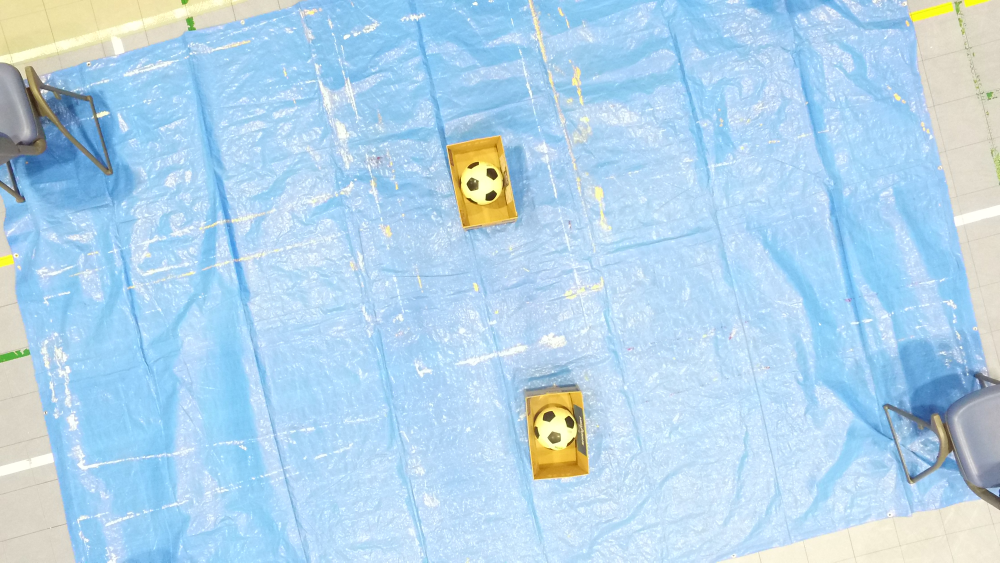
//> input picture bangCV/bangCV/origin.png, 4000 x 2250 px (shown at 1/4 size)
$ ./Source   (built with g++ and OpenCV 4)
//> lines starting //> are read from the running program, lines starting //| are printed output that depends on the picture; after the words box and inside, x2 and y2 are one past the last pixel; in counts of white or black regions, pixels touching at a corner belong together
#include <opencv2/opencv.hpp>
#include <iostream> //追加
#include <vector> //追加

cv::Mat colorExtraction(cv::Mat* src, cv::Mat* dst,
	int code,
	int ch1Lower, int ch1Upper,
	int ch2Lower, int ch2Upper,
	int ch3Lower, int ch3Upper
);

int main() {
	using namespace cv;
	using namespace std; //追加
	int CornCounter = 0;
	Mat input;
	input = imread("origin.png", IMREAD_UNCHANGED);
//> input is the input picture: 2250 rows x 4000 cols, CV_8UC3; mean B, G, R 235.2, 212.6, 178.8
	Mat gray;
	cvtColor(input, gray, CV_BGR2GRAY);
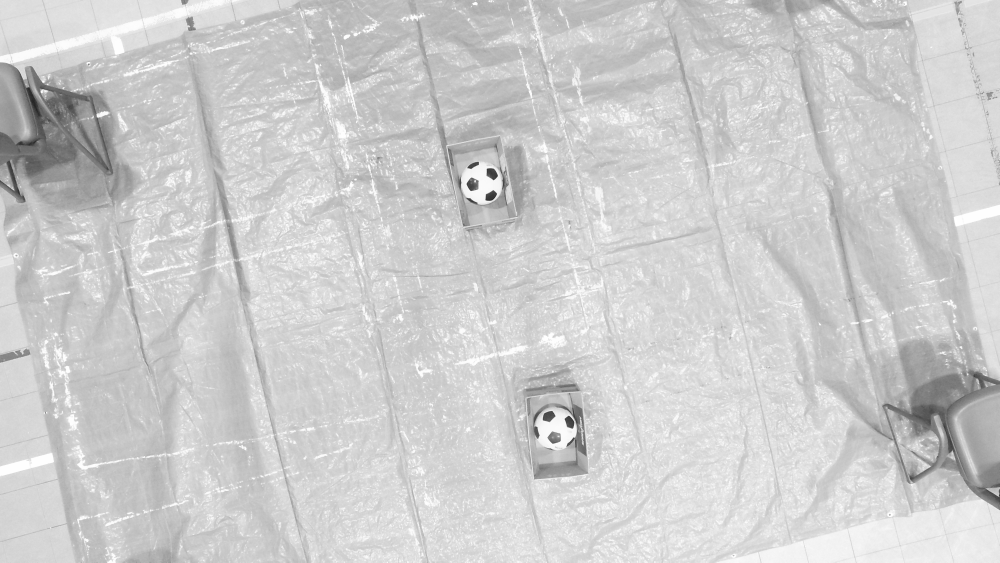
//> gray: 2250 rows x 4000 cols, CV_8UC1 (shown at 1/4 size); min 18, max 255, mean 205
	Mat bin;
	//二値化はしているが使用していない by kamada
	threshold(gray, bin, 0, 255, THRESH_BINARY | THRESH_OTSU);
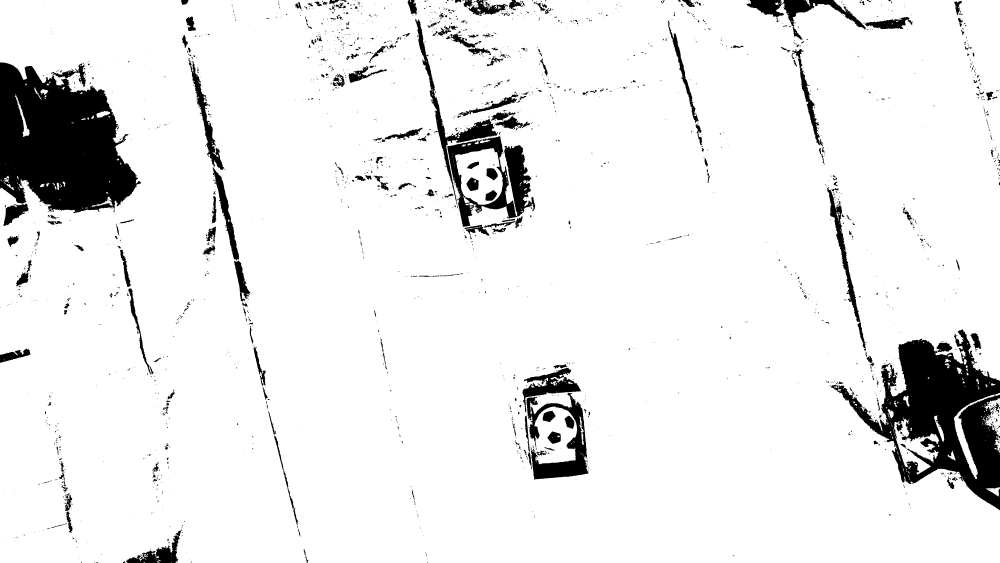
//> bin: 2250 rows x 4000 cols, CV_8UC1 (shown at 1/4 size); 91.7% white; 2873 black regions (2301 under 20 px), largest, box (x1, y1, x2, y2) and area: (0, 249, 565, 853) 233545, (3323, 1318, 4000, 2041) 195500, (1788, 545, 2141, 907) 43360
	bin = ~bin;
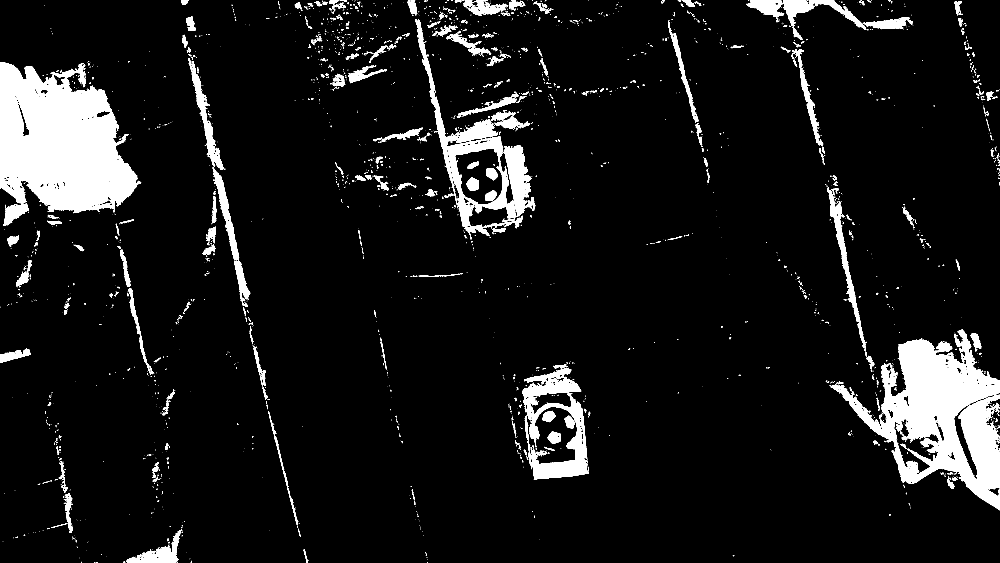
//> bin: 2250 rows x 4000 cols, CV_8UC1 (shown at 1/4 size); 8.3% white; 2873 white regions (2301 under 20 px), largest, box (x1, y1, x2, y2) and area: (0, 249, 565, 853) 233545, (3323, 1318, 4000, 2041) 195500, (1788, 545, 2141, 907) 43360
	//resize(bin, bin, cv::Size(), 0.2, 0.2);
	//resize(input, input, cv::Size(),0.5 , 0.5);
	//imshow("before", input);
	Mat hsv;
	cvtColor(input,hsv,CV_BGR2HSV);
//> hsv: 2250 rows x 4000 cols, CV_8UC3; mean H, S, V 93.1, 71.6, 240.7
	resize(hsv, hsv, cv::Size(), 0.3, 0.3);
//> hsv: 675 rows x 1200 cols, CV_8UC3; mean H, S, V 93.1, 71.5, 240.7
	//imshow("HSV", hsv);
	Mat extract;
	Mat extract2;
	extract2 = colorExtraction(&input,&extract,CV_BGR2HSV, 0,30, 0, 255,0, 255);
//> in colorExtraction, `cv::LUT(colorImage, lut, colorImage);`:
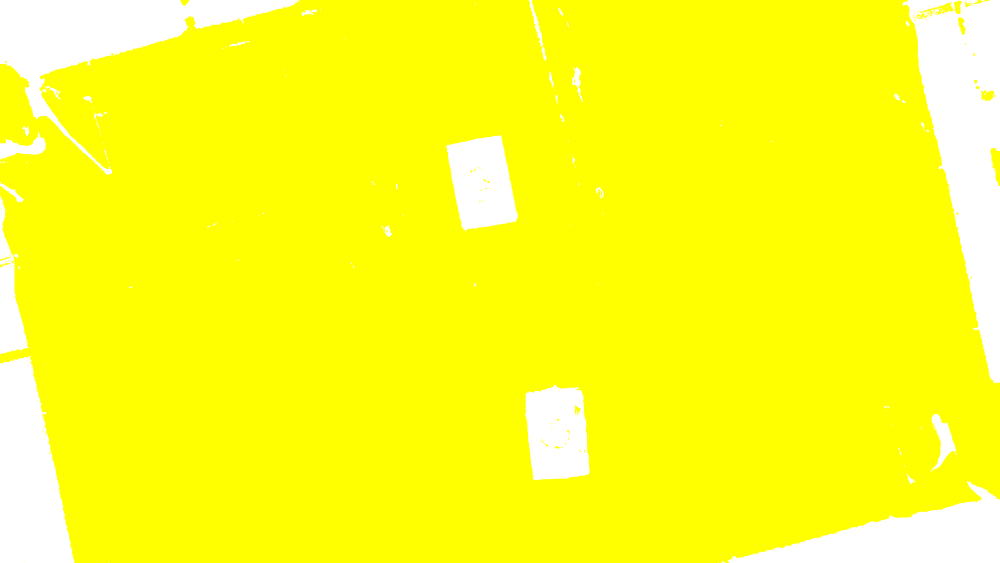
//> colorImage: 2250 rows x 4000 cols, CV_8UC3 (shown at 1/4 size); mean B, G, R 30.7, 255, 255
//> in colorExtraction, `cv::split(colorImage, planes);`:
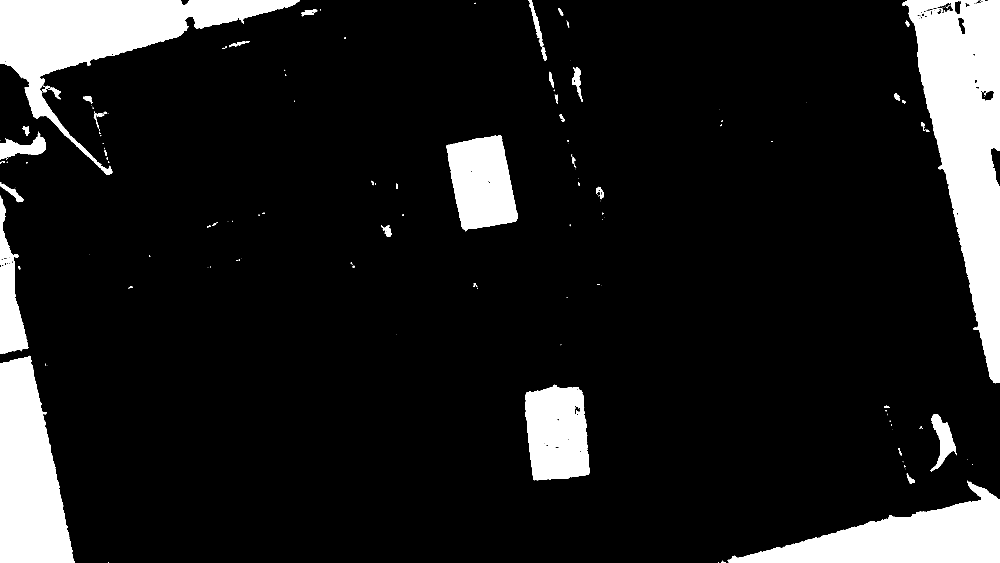
//> planes[0]: 2250 rows x 4000 cols, CV_8UC1 (shown at 1/4 size); 12% white; 241 white regions (167 under 20 px)
//> in colorExtraction, `cv::split(colorImage, planes);`: planes[1]: 2250 rows x 4000 cols, CV_8UC1; every value is 255
//> in colorExtraction, `src->copyTo(maskedImage, maskImage);`:
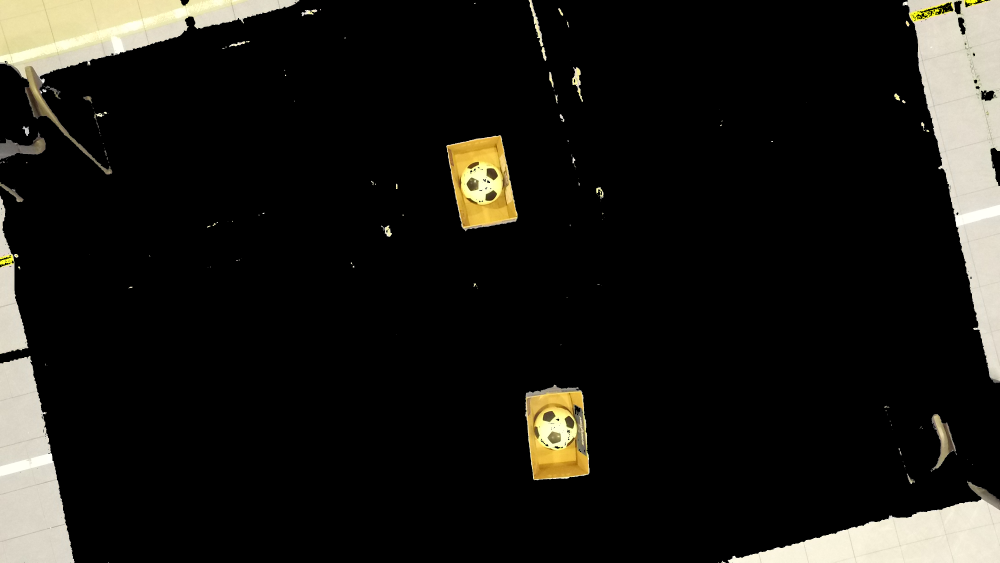
//> maskedImage: 2250 rows x 4000 cols, CV_8UC3 (shown at 1/4 size); mean B, G, R 21.6, 25.7, 26.9
	imwrite("ex.png", extract2);
	// [14 lines of commented-out code are left out]
	int counter = 0;
	std::vector< std::vector< cv::Point > > contours;
	cv::findContours(extract2, contours, CV_RETR_EXTERNAL, CV_CHAIN_APPROX_NONE);
//> contours = 206 contours, 150 with area under 20; largest, box (x1, y1, x2, y2) and area: (3610, 0, 4000, 1533) 309010, (0, 0, 1198, 698) 217886, (0, 1423, 299, 2250) 170636, (2911, 1923, 4000, 2250) 157748, (2100, 1539, 2358, 1921) 81817
	// 輪郭線の描画
	for (auto contour = contours.begin(); contour != contours.end(); contour++) {
		cv::polylines(input, *contour, true, cv::Scalar(0, 255, 0), 2);
	}
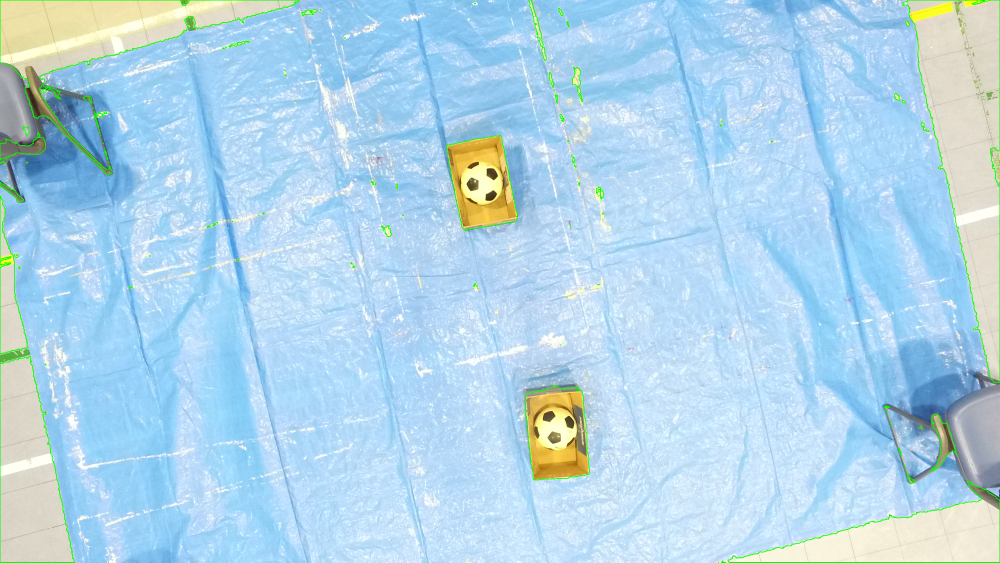
//> input: 2250 rows x 4000 cols, CV_8UC3 (shown at 1/4 size); mean B, G, R 233.8, 213, 177.2

	// 四角形判定
	for (auto contour = contours.begin(); contour != contours.end(); contour++) {
		// 輪郭を直線近似
		std::vector< cv::Point > approx;
		cv::approxPolyDP(cv::Mat(*contour), approx, 100.0, true);
		// 近似が4線かつ面積が100以上なら四角形
		double area = cv::contourArea(approx);
		if (approx.size() == 4 && area > 100.0 && area < 100000) {
			counter++;
			cv::polylines(input, approx, true, cv::Scalar(255, 0, 0), 2);
			std::stringstream sst;
			sst << "area : " << area;
			cv::putText(input, sst.str(), approx[0], CV_FONT_HERSHEY_PLAIN, 1.0, cv::Scalar(0, 128, 0));
		}
	}
//> this loop made 206 passes
//> (area, counter) on passes 31, 128: (74799, 1), (74402, 2)
//> area on passes 10, 35: 193129.5, 170258
//> after the loop, counter = 2


	cv::imwrite("result.png", input);
	resize(input, input, cv::Size(), 0.4, 0.4);
//> input: 900 rows x 1600 cols, CV_8UC3
	cv::imshow("squerecheck", input);
	cout << counter << "squeres\n";
//| 2squeres

	//imwrite("after.png", input);
	cv:waitKey(0);
}
// [34 lines of commented-out code are left out]


cv::Mat colorExtraction(cv::Mat* src, cv::Mat* dst,
	int code,
	int ch1Lower, int ch1Upper,
	int ch2Lower, int ch2Upper,
	int ch3Lower, int ch3Upper
)
{
	cv::Mat colorImage;
	int lower[3];
	int upper[3];

	cv::Mat lut = cv::Mat(256, 1, CV_8UC3);

	cv::cvtColor(*src, colorImage, code);

	lower[0] = ch1Lower;
	lower[1] = ch2Lower;
	lower[2] = ch3Lower;

	upper[0] = ch1Upper;
	upper[1] = ch2Upper;
	upper[2] = ch3Upper;

	for (int i = 0; i < 256; i++) {
		for (int k = 0; k < 3; k++) {
			if (lower[k] <= upper[k]) {
				if ((lower[k] <= i) && (i <= upper[k])) {
					lut.data[i*lut.step + k] = 255;
				}
				else {
					lut.data[i*lut.step + k] = 0;
				}
			}
			else {
				if ((i <= upper[k]) || (lower[k] <= i)) {
					lut.data[i*lut.step + k] = 255;
				}
				else {
					lut.data[i*lut.step + k] = 0;
				}
			}
		}
	}

	//LUTを使用して二値化
	cv::LUT(colorImage, lut, colorImage);

	//Channel毎に分解
	std::vector<cv::Mat> planes;
	cv::split(colorImage, planes);

	//マスクを作成
	cv::Mat maskImage;
	cv::bitwise_and(planes[0], planes[1], maskImage);
	cv::bitwise_and(maskImage, planes[2], maskImage);

	//cv::imshow("mask", maskImage);


	//出力
	cv::Mat maskedImage;
	src->copyTo(maskedImage, maskImage);
	*dst = maskedImage;

	return maskImage;
}

$ run again, with bangCV/bangCV/ball.jpg saved as bangCV/bangCV/origin.png
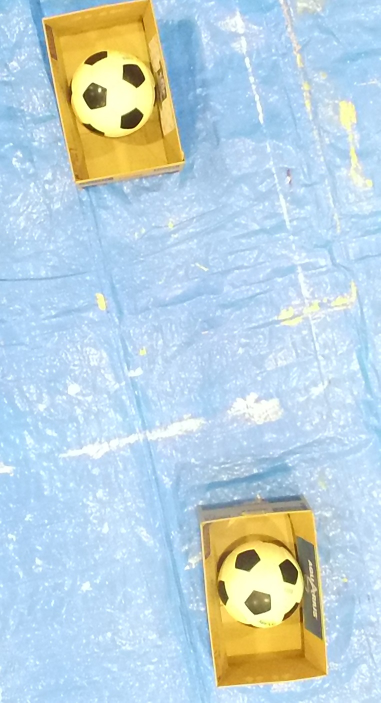
//> input picture bangCV/bangCV/ball.jpg, 761 x 1405 px (shown at 1/2 size)
//> input is the input picture: 1405 rows x 761 cols, CV_8UC3; mean B, G, R 219.3, 210.8, 189.2
//> `threshold(gray, bin, 0, 255, THRESH_BINARY | THRESH_OTSU);`:
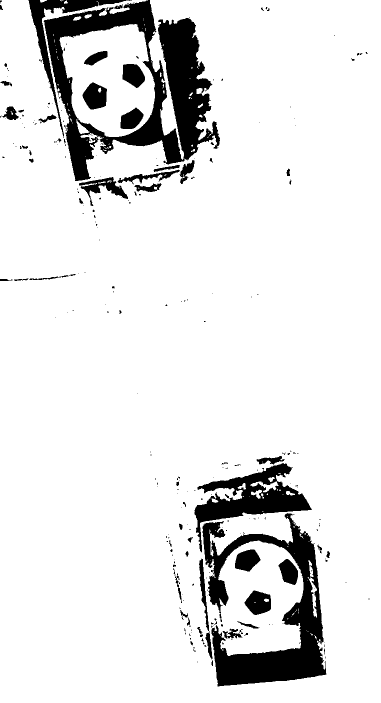
//> bin: 1405 rows x 761 cols, CV_8UC1 (shown at 1/2 size); 89.4% white; 281 black regions (219 under 20 px), largest, box (x1, y1, x2, y2) and area: (87, 0, 440, 362) 43389, (405, 1026, 653, 1373) 30657, (389, 926, 624, 1105) 13566
//> contours = 33 contours, 26 with area under 20; largest, box (x1, y1, x2, y2) and area: (400, 995, 657, 1376) 81754, (84, 0, 370, 380) 78504, (684, 202, 707, 234) 294, (694, 221, 713, 249) 166, (586, 80, 600, 111) 144, (194, 589, 203, 601) 38, (612, 186, 618, 199) 26
//> the loop `for (auto contour = contours.begin(); contour != contours.end(); conto..` made 33 passes
//> the loop `for (auto contour = contours.begin(); contour != contours.end(); conto..` made 33 passes
//> (approx, area, counter) on pass 33: (4 Points (x, y): [304, 0], [85, 38], [160, 379], [368, 327], 74436.5, 2)
//> after the loop `for (auto contour = contours.begin(); contour != contours.end(); conto..`: counter = 2
//> `resize(input, input, cv::Size(), 0.4, 0.4);`:
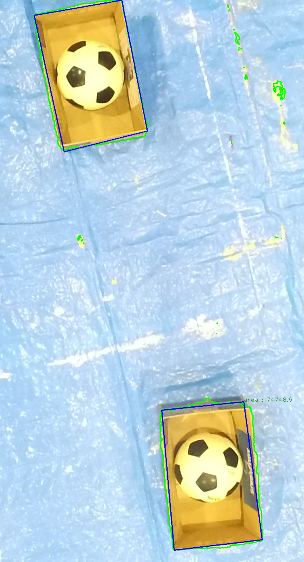
//> input: 562 rows x 304 cols, CV_8UC3; mean B, G, R 218.8, 210, 186.4
//| 2squeres
